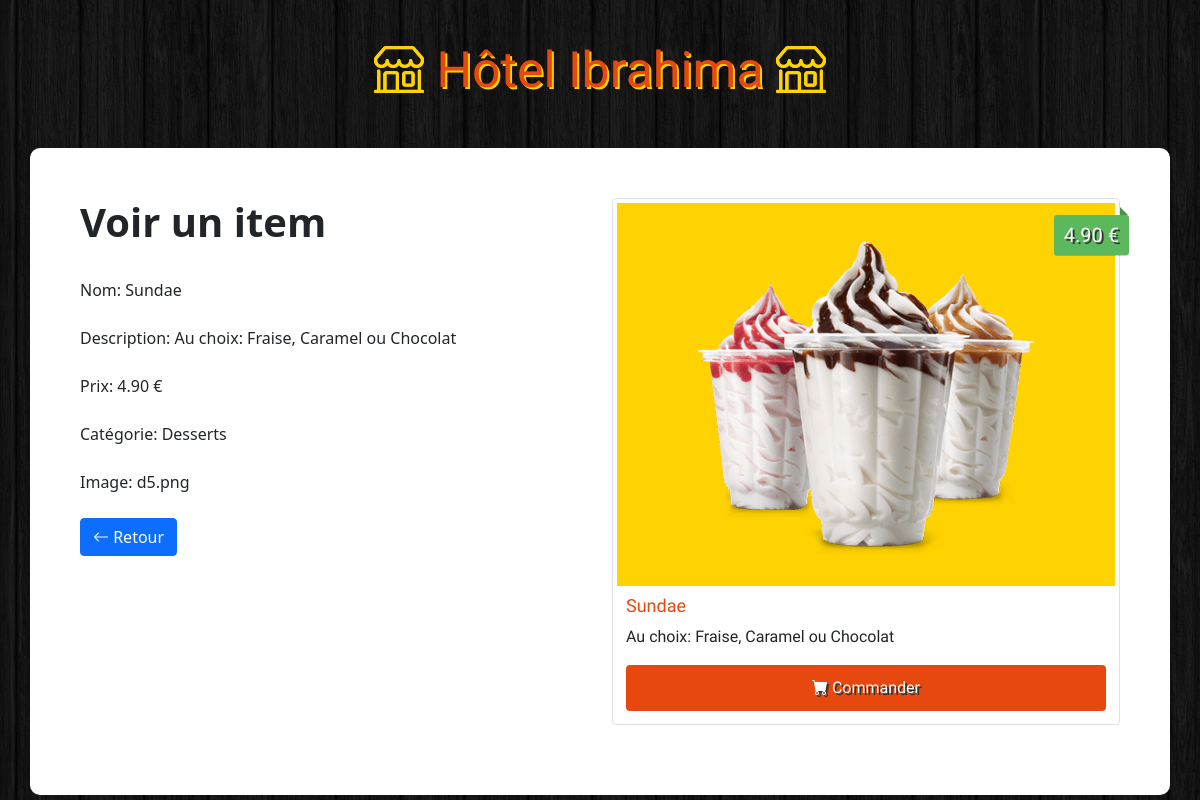
The page /admin/view.php?id=33 on the database its author committed.
### tables this page shows
CREATE TABLE `items` (
  `id` int(11) NOT NULL,
  `name` varchar(100) NOT NULL,
  `description` varchar(255) NOT NULL,
  `price` float NOT NULL,
  `image` varchar(255) NOT NULL,
  `category` int(11) NOT NULL
);

CREATE TABLE `categories` (
  `id` int(11) NOT NULL,
  `name` varchar(100) NOT NULL
);

### html/admin/view.php (the view, shortened to what this page needs)
<?php
    if(!empty($_GET['id'])) {
        $id = checkInput($_GET['id']);
    }
    $db = Database::connect();
    $statement = $db->prepare("SELECT items.id, items.name, items.description, items.price, items.image, categories.name AS category FROM items LEFT JOIN categories ON items.category = categories.id WHERE items.id = ?");
    $statement->execute(array($id));
    $item = $statement->fetch();
    function checkInput($data) {
      $data = trim($data);
      $data = stripslashes($data);
      $data = htmlspecialchars($data);
      return $data;
    }
?>
<!DOCTYPE html>
<html>
    <head>
      <link href="https://cdn.jsdelivr.net/npm/bootstrap@5.1.1/dist/css/bootstrap.min.css" rel="stylesheet">
      <link rel="stylesheet" href="https://cdn.jsdelivr.net/npm/bootstrap-icons@1.5.0/font/bootstrap-icons.css">
      <link rel="stylesheet" href="../css/styles.css">
    </head>
    <body>
      <h1 class="text-logo"><span class="bi-shop"></span> Hôtel Ibrahima <span class="bi-shop"></span></h1>
      <div class="container admin">
        <div class="row">
          <div class="col-md-6">
            <h1><strong>Voir un item</strong></h1>
            <br>
            <form>
              <div>
                <label>Nom:</label><?php echo '  '.$item['name'];?>
              </div>
              <br>
              <div>
                <label>Description:</label><?php echo '  '.$item['description'];?>
              </div>
              <br>
              <div>
                <label>Prix:</label><?php echo '  '.number_format((float)$item['price'], 2, '.', ''). ' €';?>
              </div>
              <br>
              <div>
                <label>Catégorie:</label><?php echo '  '.$item['category'];?>
              </div>
              <br>
              <div>
                <label>Image:</label><?php echo '  '.$item['image'];?>
              </div>
            </form>
            <br>
            <div class="form-actions">
              <a class="btn btn-primary" href="index.php"><span class="bi-arrow-left"></span> Retour</a>
            </div>
          </div>
          <div class="col-md-6 site">
            <div class="img-thumbnail">
              <img src="<?php echo '../images/'.$item['image'];?>" alt="...">
              <div class="price"><?php echo number_format((float)$item['price'], 2, '.', ''). ' €';?></div>
              <div class="caption">
                <h4><?php echo $item['name'];?></h4>
                <p><?php echo $item['description'];?></p>
                <a href="#" class="btn btn-order" role="button"><span class="bi-cart-fill"></span> Commander</a>
              </div>
            </div>
          </div>
        </div>
      </div>
    </body>
</html>

### html/css/styles.css (style rules this page uses)
body { background: url(../images/bg.png); }
.site { font-family: 'Holtwood One SC', sans-serif; }
.text-logo { font-family: 'Holtwood One SC', sans-serif; color: #e7480f; text-shadow: 2px 2px #ffd301; font-size: 50px; padding: 40px 0px; text-align: center; }
.text-logo span { color: #ffd301; text-shadow: 0px 0px #ffd301; }
.img-thumbnail { position: relative; margin-bottom: 20px; }
.img-thumbnail img { background: #ffd301; width: 100%; }
.img-thumbnail .price { background: #5cb85c; box-shadow: 0 1px rgba(0,0,0,0.2); -moz-box-shadow: 0 1px rgba(0,0,0,0.2); -webkit-box-shadow: 0 1px rgba(0,0,0,0.2); color: #fff; text-shadow: 2px 2px #333; position: absolute; right: -10px; top: 16px; padding: 5px 10px; font-size: 20px; border-radius: 3px; }
.img-thumbnail .price:before { border: 4px solid transparent; border-bottom: 4px solid #4a934a; border-left: 4px solid #4a934a; content: ""; position: absolute; right: 1px; top: -8px; }
.img-thumbnail .caption { padding: 9px; }
.img-thumbnail .caption h4 { color: #e7480f; font-size: 18px; }
.img-thumbnail .btn-order { width: 100%; padding: 10px; font-size: 16px; color: #fff; background-color: #e7480f; text-shadow: 2px 2px #333; }
.admin { background: #fff; padding: 50px; border-radius: 10px; }

### rows shown on the page
items: name "Sundae", description "Au choix: Fraise, Caramel ou Chocolat", price "4.90", category.name "Desserts", image "d5.png", image (picture)
